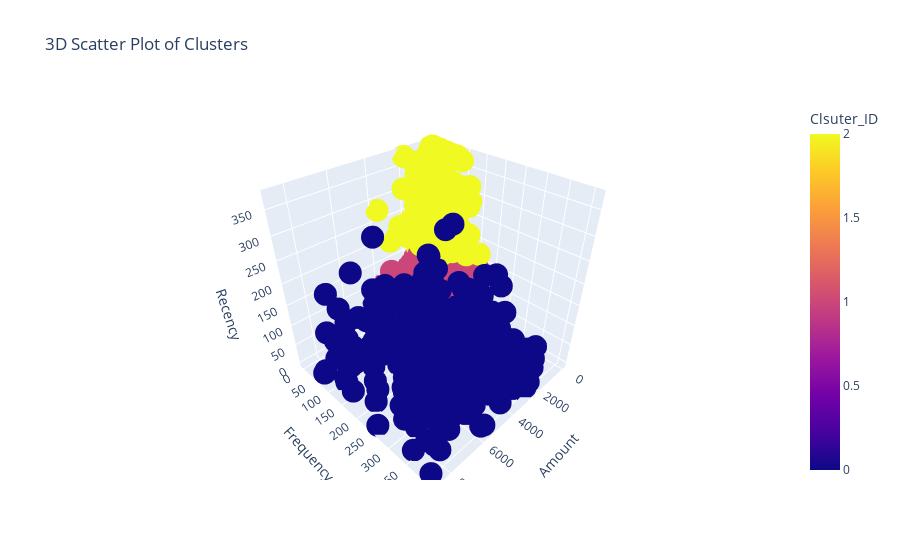

The notebook cell this image was saved under:
### Code cell
fig = px.scatter_3d(
    final_df, 
    x='Amount', 
    y='Frequency', 
    z='Recency', 
    color='Clsuter_ID',
    title='3D Scatter Plot of Clusters',
    labels={'Amount': 'Amount', 'Frequency': 'Frequency', 'Recency': 'Recency'}
)

# Show the plot
fig.show()

### Figure 1 — Plotly figure (JSON) as saved in the notebook; plotly's stock layout.template omitted (floating-point values rounded to 4 significant figures; data arrays with more than 128 entries replaced by an {"elided": "..."} marker saying what was removed)
{"data": [{"hovertemplate": "Amount=%{x}<br>Frequency=%{y}<br>Recency=%{z}<br>Clsuter_ID=%{marker.color}<extra></extra>", "legendgroup": "", "marker": {"color": {"elided": "4131 int values"}, "coloraxis": "coloraxis", "symbol": "circle"}, "mode": "markers", "name": "", "scene": "scene", "showlegend": false, "type": "scatter3d", "x": {"elided": "4131 float values"}, "y": {"elided": "4131 int values"}, "z": {"elided": "4131 int values"}}], "layout": {"coloraxis": {"colorbar": {"title": {"text": "Clsuter_ID"}}, "colorscale": [[0, "#0d0887"], [0.1111, "#46039f"], [0.2222, "#7201a8"], [0.3333, "#9c179e"], [0.4444, "#bd3786"], [0.5556, "#d8576b"], [0.6667, "#ed7953"], [0.7778, "#fb9f3a"], [0.8889, "#fdca26"], [1, "#f0f921"]]}, "legend": {"tracegroupgap": 0}, "scene": {"domain": {"x": [0, 1], "y": [0, 1]}, "xaxis": {"title": {"text": "Amount"}}, "yaxis": {"title": {"text": "Frequency"}}, "zaxis": {"title": {"text": "Recency"}}}, "title": {"text": "3D Scatter Plot of Clusters"}}}
